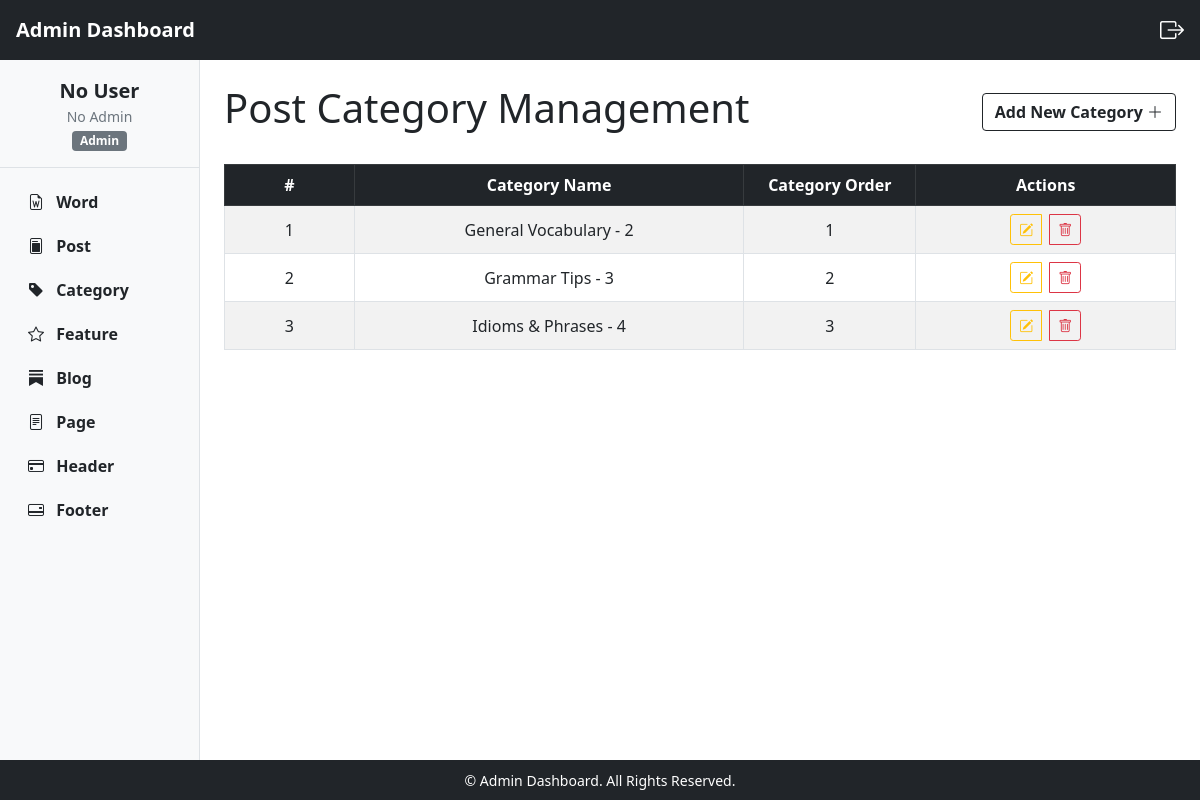
/postcat/, run on the app's committed database.
### api/models.py (models this page shows, shortened)
class PostCategoryModel(models.Model):
    cat_order = models.IntegerField(default=0, unique=True)
    cat_title = models.CharField(max_length=100, unique=True, default="")

### api/views.py (the view)
# urls.py: path("postcat/", adminPostCateListApi, name="apipostcat"),
def adminPostCateListApi(request):
    ApiPostCatList = PostCategorySerializer(PostCategoryModel.objects.all(), many=True).data
    postcateform = PostCatForm(request.POST or None)
    if (
        request.method == "POST"
        and "postCat_submit" in request.POST
        and postcateform.is_valid()
    ):
        postcateform.save()
        messages.success(request, "Post Category added Successfully!")
        return redirect("apipostcat")
    context = {"ApiPostCatList": ApiPostCatList, "postcateform": postcateform}
    return render(request, "admin/postcategory.html", context)

### api/Templates/admin/postcategory.html (shortened to what this page needs)
{% extends "admin/supermain.html" %} {% load static %} {% block admin %}
<link rel="stylesheet" href="{% static 'css/' %}" />
<div class="position-relative">
  <div class="d-flex justify-content-between align-items-center">
    <h1 class="text-dark">Post Category Management</h1>
    <button
      class="btn btn-outline-dark fw-bolder"
      data-bs-toggle="modal"
      data-bs-target="#postcateFormModal"
    >
      Add New Category <i class="bi bi-plus-lg fw-bolder"></i>
    </button>
  </div>
  <div class="table-responsive mt-4">
    <table class="table table-bordered table-striped m-0">
      <thead class="table-dark">
        <tr>
          <th class="text-center align-middle" style="width: 5%">#</th>
          <th class="text-center align-middle" style="width: 15%">
            Category Name
          </th>
          <th class="text-center align-middle" style="width: 5%">
            Category Order
          </th>
          <th class="text-center align-middle" style="width: 10%">Actions</th>
        </tr>
      </thead>
      <tbody>
        {% if ApiPostCatList %} {% for postcate in ApiPostCatList %}
        <tr>
          <td class="text-center align-middle">{{ forloop.counter }}</td>
          <td class="text-center align-middle">
            {{ postcate.cat_title }} - {{postcate.id}}
          </td>
          <td class="text-center align-middle">{{ postcate.cat_order }}</td>
          <td class="text-center align-middle">
            <div class="btn-group gap-2">
              <a
                href="{% url 'updatepostcat' postcate.id %}"
                class="btn btn-sm btn-outline-warning"
                data-bs-toggle="modal"
                data-bs-target="#postcateFormModal{{postcate.id}}"
                title="Edit Category"
              >
                <i class="bi bi-pencil-square"></i>
              </a>
              <a
                href="{% url 'deletepostcat' postcate.id %}"
                class="btn btn-sm btn-outline-danger"
                onclick="
                  return confirm(
                    'Are you sure you want to delete this category?',
                  );
                "
                title="Delete Category"
              >
                <i class="bi bi-trash"></i>
              </a>
            </div>
          </td>
        </tr>
        {% endfor %} {% else %}
        <tr>
          <td colspan="6" class="text-center py-3">
            <p class="m-0 fw-bold text-muted">No Categories Available</p>
          </td>
        </tr>
        {% endif %}
      </tbody>
    </table>
  </div>
</div>
{% endblock %}

### data on the page
PostCategoryModel: cat_title "General Vocabulary"
PostCategoryModel: cat_title "Grammar Tips"
PostCategoryModel: cat_title "Idioms & Phrases"

### other printed values
{{ postcate.id }} "2" "3" "4"
{{ postcate.cat_order }} "1" "2" "3"
